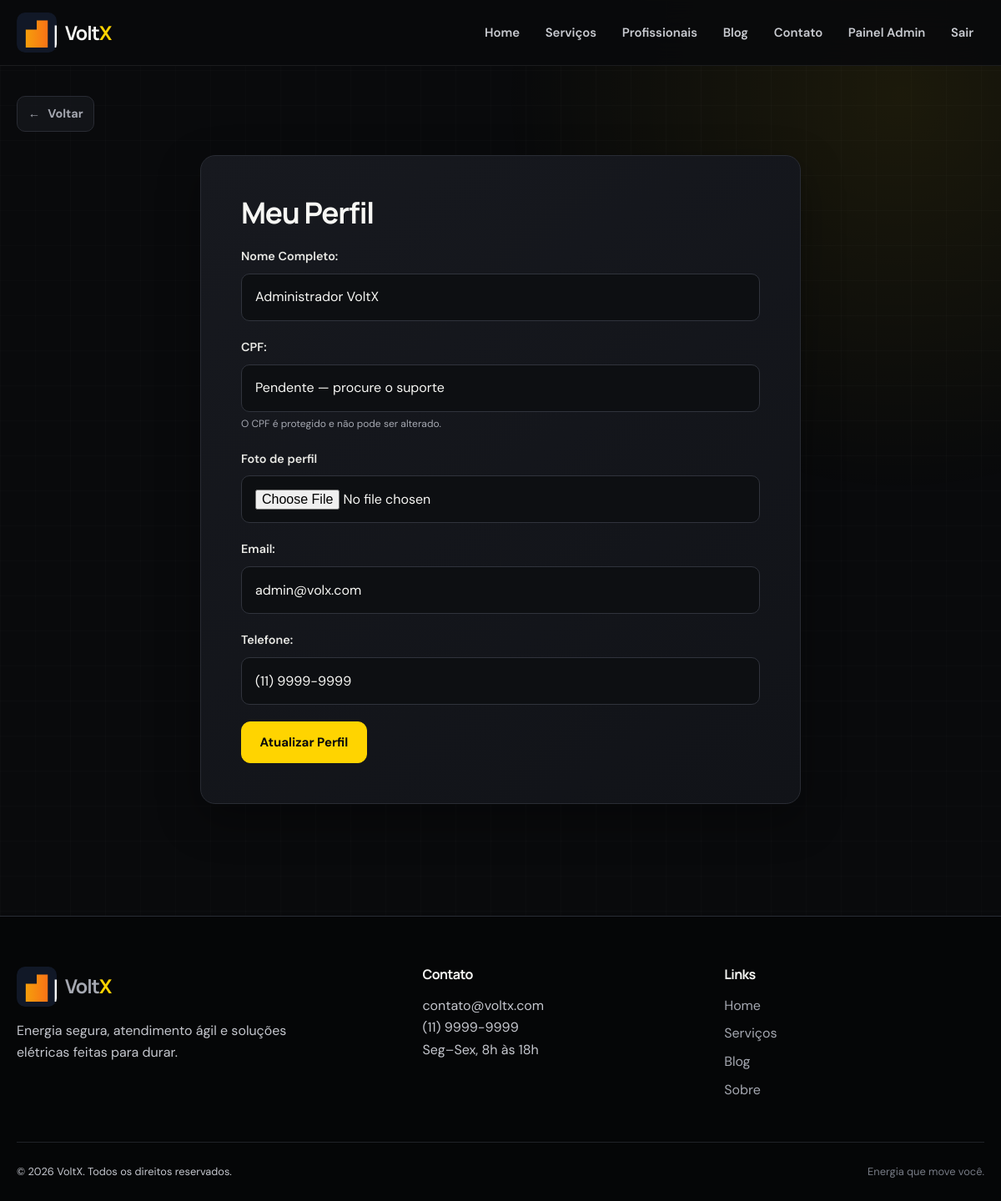
/dashboard/perfil.php (signed in), run on the app's committed database.
### tables this page shows
CREATE TABLE usuarios (
    id INT AUTO_INCREMENT PRIMARY KEY,
    nome VARCHAR(255) NOT NULL,
    email VARCHAR(255) UNIQUE NOT NULL,
    senha VARCHAR(255) NOT NULL,
    telefone VARCHAR(20),
    cpf CHAR(11) UNIQUE,
    foto_perfil VARCHAR(1000),
    tipo ENUM('cliente', 'profissional', 'admin') DEFAULT 'cliente',
    criado_em TIMESTAMP DEFAULT CURRENT_TIMESTAMP,
    atualizado_em TIMESTAMP DEFAULT CURRENT_TIMESTAMP ON UPDATE CURRENT_TIMESTAMP
);

### includes/auth.php (called while the page is built, shortened)
<?php
function usuario_eh_admin() {
    return isset($_SESSION['tipo_usuario']) && $_SESSION['tipo_usuario'] === 'admin';
}
?>

### includes/functions.php (called while the page is built, shortened)
<?php
require_once __DIR__ . '/../config/database.php';
function sanitizar($dados) {
    return htmlspecialchars($dados, ENT_QUOTES, 'UTF-8');
}
function pegar_usuario($id) {
    global $mysqli;
    $sql = 'SELECT id, nome, email, telefone, cpf, foto_perfil, tipo FROM usuarios WHERE id = ?';
    $stmt = $mysqli->prepare($sql);
    $stmt->bind_param('i', $id);
    $stmt->execute();
    $result = $stmt->get_result();
    return $result->fetch_assoc();
}
function configuracoes_site() {
    static $configuracoes = null;
    global $mysqli;
    if ($configuracoes !== null) return $configuracoes;
    $configuracoes = [];
    $resultado = $mysqli->query('SELECT chave, valor FROM configuracoes_site');
    if ($resultado) {
        foreach ($resultado->fetch_all(MYSQLI_ASSOC) as $item) $configuracoes[$item['chave']] = $item['valor'];
    }
    return $configuracoes;
}
function config_site($chave, $padrao = '') {
    $configuracoes = configuracoes_site();
    return $configuracoes[$chave] ?? $padrao;
}
?>

### dashboard/perfil.php (the view, shortened to what this page needs)
<?php
require_once __DIR__ . '/../includes/header.php';
require_once __DIR__ . '/../includes/auth.php';
require_once __DIR__ . '/../includes/functions.php';
$usuario = pegar_usuario($_SESSION['usuario_id']);
?>
<div class="container">
    <div class="form-container">
        <h1>Meu Perfil</h1>
        <form method="POST" action="/dashboard/perfil.php" enctype="multipart/form-data"><input type="hidden" name="csrf_token" value="<?php echo token_csrf(); ?>">
            <div class="form-group">
                <label for="nome">Nome Completo:</label>
                <input type="text" id="nome" name="nome" value="<?php echo sanitizar($usuario['nome']); ?>" required>
            </div>
            <div class="form-group"><label>CPF:</label><input value="<?php echo sanitizar($usuario['cpf'] ? mascarar_contato($usuario['cpf'],3) : 'Pendente — procure o suporte'); ?>" disabled><small>O CPF é protegido e não pode ser alterado.</small></div><div class="form-group"><label for="foto_perfil">Foto de perfil</label><input id="foto_perfil" name="foto_perfil" type="file" accept="image/jpeg,image/png,image/webp"></div>
            <div class="form-group">
                <label for="email">Email:</label>
                <input type="email" id="email" name="email" value="<?php echo sanitizar($usuario['email']); ?>" required>
            </div>
            <div class="form-group">
                <label for="telefone">Telefone:</label>
                <input type="tel" id="telefone" name="telefone" value="<?php echo sanitizar($usuario['telefone']); ?>" required>
            </div>
            <button type="submit" class="btn btn-primary">Atualizar Perfil</button>
        </form>
    </div>
</div>
<?php require_once __DIR__ . '/../includes/footer.php'; ?>

### includes/header.php (shortened to what this page needs)
<?php
require_once __DIR__ . '/../includes/auth.php';
require_once __DIR__ . '/../includes/functions.php';
?>
<!DOCTYPE html>
<html lang="pt-BR">
<head>
        <link rel="stylesheet" href="/assets/css/style.css?v=3">
    <?php if (usuario_eh_admin()): ?>
        <link rel="stylesheet" href="/assets/css/admin.css?v=5">
    <?php elseif (usuario_autenticado()): ?>
        <link rel="stylesheet" href="/assets/css/dashboard.css">
    <?php endif; ?>
</head>
<body>
    <header>
        <div class="container">
            <a href="/" class="logo" aria-label="Voltar para a página inicial">
                <img src="/assets/img/logo.svg" alt="VoltX">
                <h1>Volt<span>X</span></h1>
            </a>
            <nav aria-label="Navegação principal">
                <ul>
                    <li><a href="/">Home</a></li>
                    <li><a href="/servicos.php">Serviços</a></li>
                    <li><a href="/profissionais.php">Profissionais</a></li>
                    <li><a href="/blog/">Blog</a></li>
                    <li><a href="/contato.php">Contato</a></li>
                    <?php if (usuario_eh_admin()): ?>
                        <li><a href="/admin/">Painel Admin</a></li>
                        <li><a href="/logout.php">Sair</a></li>
                    <?php elseif (usuario_autenticado()): ?>
                        <li><a href="/chat.php">Mensagens</a></li>
                        <li><a href="/dashboard/">Minha Conta</a></li>
                        <li><a href="/logout.php">Sair</a></li>
                    <?php else: ?>
                        <li><a href="/login.php">Entrar</a></li>
                        <li><a href="/cadastro.php" class="nav-cta">Criar conta</a></li>
                    <?php endif; ?>
                </ul>
            </nav>
        </div>
    </header>
    <main>
    <?php
    $caminho_atual = parse_url($_SERVER['REQUEST_URI'] ?? '/', PHP_URL_PATH);
    if ($caminho_atual !== '/' && $caminho_atual !== '/index.php'):
        if (str_starts_with($caminho_atual, '/admin/') && !in_array($caminho_atual, ['/admin/', '/admin/index.php'], true)) {
            $destino_voltar = '/admin/';
        } elseif (str_starts_with($caminho_atual, '/dashboard/') && !in_array($caminho_atual, ['/dashboard/', '/dashboard/index.php'], true)) {
            $destino_voltar = '/dashboard/';
        } else {
            $destino_voltar = '/';
        }
    ?>
        <div class="container back-bar"><a href="<?php echo $destino_voltar; ?>" class="back-button" data-back-fallback="<?php echo $destino_voltar; ?>">← <span>Voltar</span></a></div>
    <?php endif; ?>

### includes/footer.php (shortened to what this page needs)
    </main>
    <footer>
        <div class="container">
            <div class="footer-content">
                <div class="footer-section footer-brand">
                    <a href="/" class="logo"><img src="/assets/img/logo.svg" alt="VoltX"><h1>Volt<span>X</span></h1></a>
                    <p>Energia segura, atendimento ágil e soluções elétricas feitas para durar.</p>
                </div>
                <div class="footer-section">
                    <h3>Contato</h3>
                    <p><?php echo sanitizar(config_site('email_contato', 'contato@voltx.com')); ?><br><?php echo sanitizar(config_site('telefone_contato', '(11) 9999-9999')); ?><br><?php echo sanitizar(config_site('horario_atendimento', 'Seg–Sex, 8h às 18h')); ?></p>
                </div>
                <div class="footer-section">
                    <h3>Links</h3>
                    <ul>
                        <li><a href="/">Home</a></li>
                        <li><a href="/servicos.php">Serviços</a></li>
                        <li><a href="/blog/">Blog</a></li>
                        <li><a href="/sobre.php">Sobre</a></li>
                    </ul>
                </div>
            </div>
            <div class="footer-bottom">
                <p>&copy; <?php echo date('Y'); ?> VoltX. Todos os direitos reservados.</p>
                <span>Energia que move você.</span>
            </div>
        </div>
    </footer>
</body>
</html>

### assets/css/style.css (style rules this page uses)
* { margin:0;padding:0;box-sizing:border-box }
:root { --yellow:#ffd400;--yellow-2:#ffea70;--ink:#090a0c;--surface:#17191f;--muted:#a5a8b1;--line:#292c34;--white:#f7f7f4;--danger:#ff5b67;--success:#51d88a;--radius:18px;--shadow:0 18px 50px rgba(0,0,0,.35) }
html { scroll-behavior:smooth }
body { font-family:'DM Sans',sans-serif;line-height:1.65;color:var(--white);background:var(--ink);min-height:100vh }
body::before { content:"";position:fixed;inset:0;z-index:-1;pointer-events:none;background:radial-gradient(circle at 90% 8%,rgba(255,212,0,.08),transparent 28%),linear-gradient(rgba(255,255,255,.015) 1px,transparent 1px),linear-gradient(90deg,rgba(255,255,255,.015) 1px,transparent 1px);background-size:auto,42px 42px,42px 42px }
a { color:var(--yellow);text-underline-offset:4px }
.container { width:min(1180px,calc(100% - 40px));margin-inline:auto }
h1,h2,h3 { font-family:'Manrope',sans-serif;line-height:1.15;letter-spacing:-.035em }
h1 { font-size:clamp(2.1rem,5vw,3.6rem);margin-bottom:1.25rem }
h3 { font-size:1.18rem }
p { color:#c5c7ce }
header { position:sticky;top:0;z-index:50;background:rgba(9,10,12,.88);border-bottom:1px solid rgba(255,255,255,.08);backdrop-filter:blur(18px) }
header .container { min-height:78px;display:flex;justify-content:space-between;align-items:center;gap:24px }
.logo { display:flex;align-items:center;text-decoration:none;color:var(--white);gap:10px }
.logo img { width:48px;height:48px;object-fit:cover;object-position:left;border-radius:10px }
.logo h1 { font-size:1.45rem;margin:0 }
.logo h1 span { color:var(--yellow) }
nav ul { list-style:none;display:flex;align-items:center;gap:5px }
nav a { display:block;color:#c9cbd1;text-decoration:none;padding:.65rem .8rem;border-radius:9px;font-size:.93rem;font-weight:600;transition:.2s }
main { min-height:70vh;padding:64px 0 }
.back-bar { margin-top:-28px;margin-bottom:28px }
.back-button { display:inline-flex;align-items:center;gap:9px;color:var(--muted);text-decoration:none;font-weight:700;font-size:.9rem;padding:.55rem .8rem;border:1px solid var(--line);border-radius:10px;background:rgba(23,25,31,.7);transition:.2s }
.btn,.btn-small { display:inline-flex;align-items:center;justify-content:center;gap:9px;padding:.85rem 1.35rem;background:var(--yellow);color:var(--ink);text-decoration:none;border:1px solid var(--yellow);border-radius:11px;cursor:pointer;font:700 .94rem 'DM Sans';transition:.2s }
.form-container,.perfil-container,.servico-detalhes,.post-completo,.content { max-width:720px;margin:0 auto;padding:clamp(24px,5vw,48px);background:linear-gradient(145deg,#17191f,#111318);border:1px solid var(--line);border-radius:var(--radius);box-shadow:var(--shadow) }
.form-container h1 { font-size:2.2rem }
.form-group { margin-bottom:1.25rem }
.form-group label { display:block;margin-bottom:.5rem;font-weight:600;color:#e9e9e5;font-size:.9rem }
.form-group input,.form-group textarea,.form-group select { width:100%;padding:.9rem 1rem;color:var(--white);background:#0d0f12;border:1px solid #30333c;border-radius:10px;font:inherit }
footer { background:#050607;border-top:1px solid var(--line);padding:60px 0 25px;margin-top:70px }
.footer-content { display:grid;grid-template-columns:1.4fr 1fr 1fr;gap:50px;margin-bottom:42px }
.footer-brand { max-width:330px }
.footer-brand .logo { margin-bottom:16px }
.footer-section h3 { margin-bottom:16px;font-size:1rem }
.footer-section ul { list-style:none }
.footer-section li { margin:.45rem 0 }
.footer-section a { color:var(--muted);text-decoration:none }
.footer-bottom { display:flex;justify-content:space-between;color:#777b85;font-size:.8rem;padding-top:24px;border-top:1px solid #202228 }

### assets/css/admin.css (style rules this page uses)
.form-group small { display:block;color:var(--muted);font-size:.75rem;margin-top:5px }

### data on the page
usuarios: nome "Administrador VoltX", cpf "Pendente — procure o suporte", email "admin@volx.com", telefone "(11) 9999-9999"

### other printed values
sanitizar(config_site('email_contato', 'contato@voltx.com')) "contato@voltx.com"
sanitizar(config_site('telefone_contato', '(11) 9999-9999')) "(11) 9999-9999"
sanitizar(config_site('horario_atendimento', 'Seg–Sex, 8h às 18h')) "Seg–Sex, 8h às 18h"
